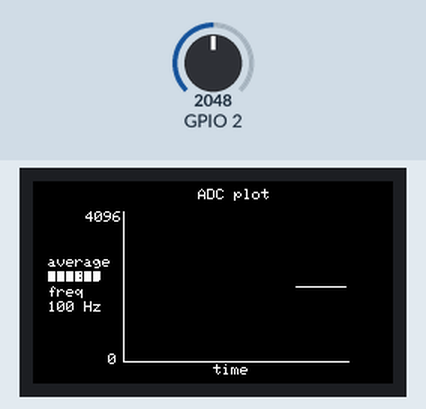
This program was run on a simulated ESP32. Parts: 240×135 colour display. The inputs (shaded band) are chosen by the test bench; at power-on: GPIO 2 = 2048.

Above: at 1.3 s.
1.4 s: GPIO 2 set to 2866
At 1.85 s:
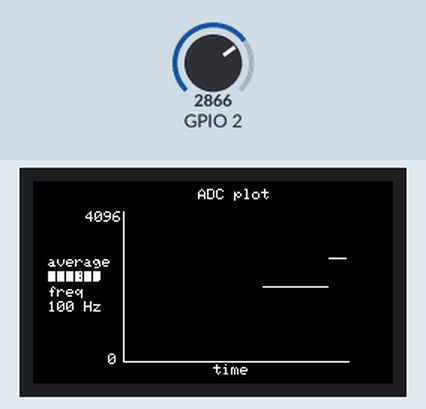
2.9 s: GPIO 2 set to 3603
At 3.06 s:
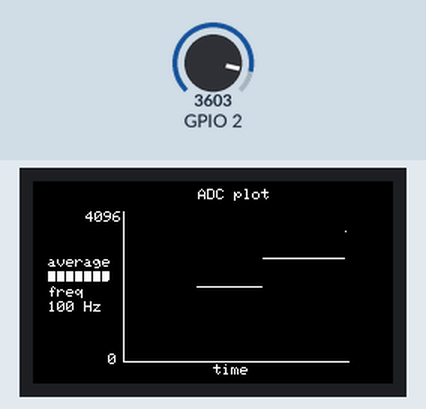
4.4 s: GPIO 2 set to 4095
At 9.2 s:
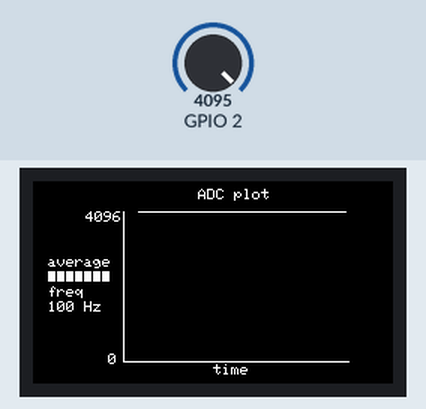
Timing chart, 0 to 10.7 s (numbered marks = the images above; inputs shaded):
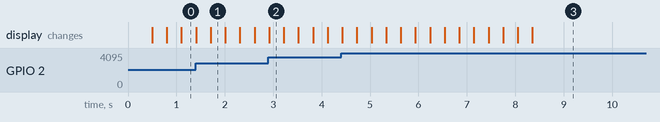

The program:

main.cpp
```cpp
#include <Arduino.h>
#include <TFT_eSPI.h>
#include <SPI.h>

TFT_eSPI tft = TFT_eSPI();

const int n_samples = 140;
const int sample_time = 10;


int data[n_samples] = {};

void setup() {
  Serial.begin(9600);
  pinMode(2, INPUT);

  Serial.println();
  tft.begin();
  tft.setRotation(1);
  tft.fillScreen(TFT_BLACK);


}

void refresh_screen(){
  tft.fillRect(61,20,152,99,TFT_BLACK);
  tft.drawLine(60,120,60,20,TFT_WHITE);
  tft.drawLine(60,120,210,120,TFT_WHITE);

  tft.setCursor(120,122);
  tft.print("time");

  tft.setCursor(35,20);
  tft.print("4096");

  tft.setCursor(50,115);
  tft.print("0");

  tft.setCursor(110,5);
  tft.print("ADC plot");

}

double promedio(int arreglo[], int cantidad){
  double suma = 0;
  for(int i=0; i<cantidad-1; i++){
    suma = suma + arreglo[i];
  }
  return suma/cantidad;
}

void loop() {
  refresh_screen();

  tft.setCursor(10,50);
  tft.print("average");
  tft.setCursor(10,60);
  tft.print(promedio(data,n_samples));

  tft.setCursor(10,70);
  tft.print("freq");

  tft.setCursor(10,80);
  tft.print("100 Hz");

  int xpos = 70;
  int ypos = 120;

  int sample = analogRead(2);
  data[n_samples-1] = sample;

  for(int i=0; i<n_samples; i++){  //barre con i de 0 a 9
    data[i] = data[i+1];
  }


  for(int i=0; i<n_samples-1; i++){ //barre con i de 0 a 8
    int val = map(data[i],0, 4095, 0, 100);

    int xpos_now = (xpos + i);
    int ypos_now = ypos -  val;
    tft.drawPixel(xpos_now,ypos_now,TFT_WHITE);
  }


  delay(sample_time);

}
```
